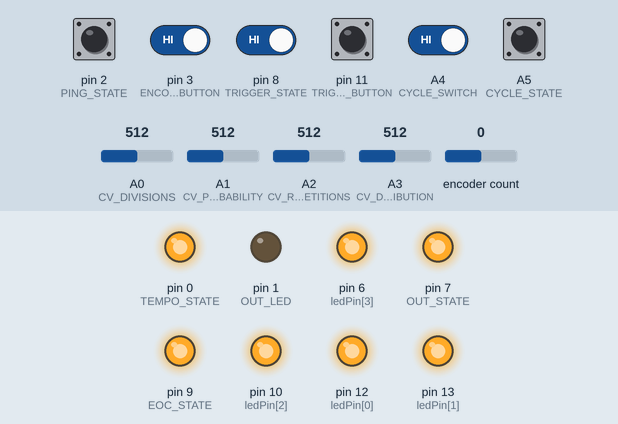
A sketch run on a simulated Arduino Uno, built with avr-gcc and run on an emulated ATmega328P. On the bench: output pins drawn as LEDs (lit = HIGH). Inputs (shaded band) come from the test bench; at power-on: A4 (CYCLE_SWITCH), A5 (CYCLE_STATE), pin 2 (PING_STATE), pin 3 (ENCODER_BUTTON), pin 8 (TRIGGER_STATE), pin 11 (TRIGGER_BUTTON) HIGH, A0 (CV_DIVISIONS) = 512, A1 (CV_PROBABILITY) = 512, A2 (CV_REPETITIONS) = 512, encoder count 0, A3 (CV_DISTRIBUTION) = 512. Random numbers use the default seed unless the sketch sets one.

Above: at 2.9 s.
3.0 s: pin 8 (TRIGGER_STATE) driven LOW and A4 (CYCLE_SWITCH) driven LOW
At 3.42 s:
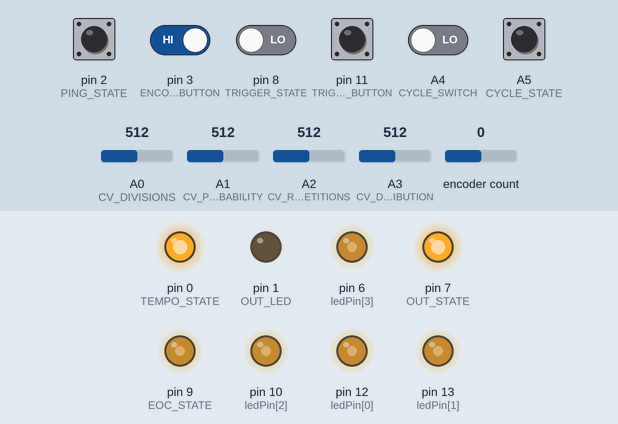
6.0 s: A0 (CV_DIVISIONS) set to 896
7.7 s: A0 (CV_DIVISIONS) set to 923
At 8.3 s:
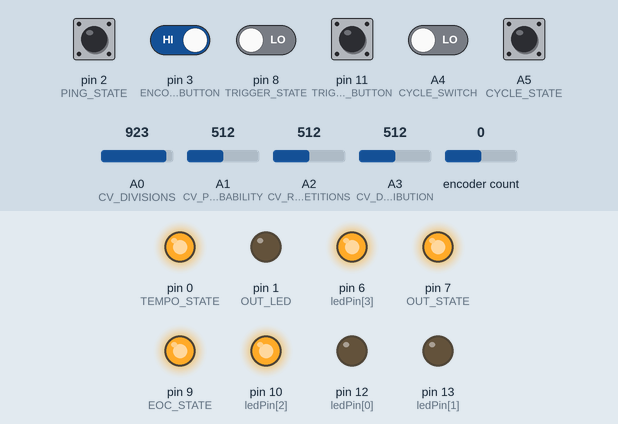
9.9 s: A1 (CV_PROBABILITY) set to 716
At 10.5 s:
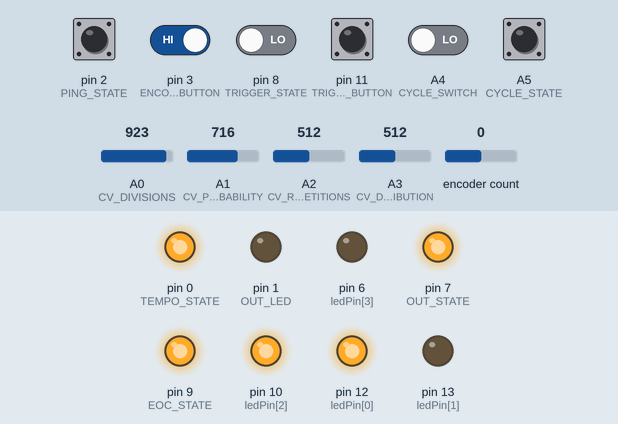
12.1 s: A2 (CV_REPETITIONS) set to 716
At 12.9 s:
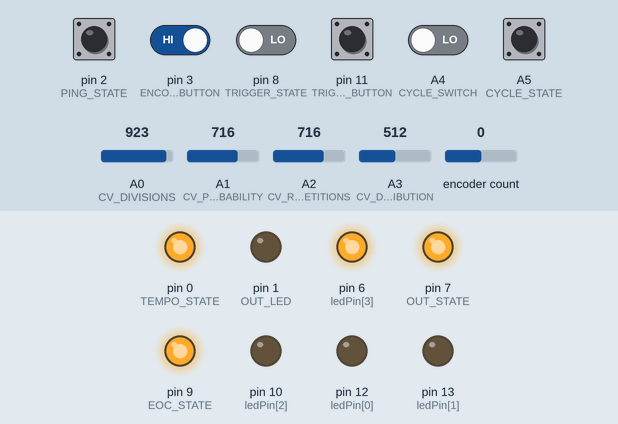
13.6 s: encoder count set to 4
Timing chart, 0 to 16.1 s (numbered marks = the images above; inputs shaded):
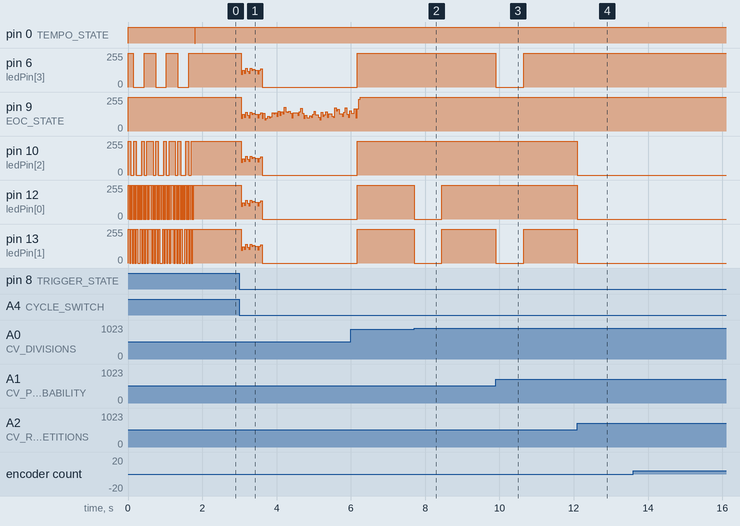

The sketch:

BURST.ino
```cpp
/************************************
   BURST 1.1 - BEFACO
   written by Eloi Flores and Jeremy Bernstein

   NOTES, KNOWN BUGS and IMPROVEMENTS :

   When cycle on, no trigger, and external ping. There is a process to resync the burst with the ping, because if not the burst is not in phase with the ping.
   This is done taking the difference time between the cycle and the moment when the trigger button has been pressed.
   A proportion is calculated when the trigger button is pressed to provide the position of the trigger in relation with the time window.
   This calculation uses float, known as the evil datatype in terms of processing consume. Another way to do that?

   The resync doesn't work properly with the combination of :
   - Distribution   o     o    o   o  o oo
   - Small amount of repetitions (depending on tempo but 8 7 or less; as lower tempo, the amount of repetitions where we have de-sync is higher)

   Testing the module we noticed that an attenuator in the quantity input could be very useful.
   One solution could be to use [encoder + encoder button hold] to adjust this attenuationof quantity CV in 32 steps.


   At high frequencies there is a gap at the end of the burst
 */

///////////////// LIBRARIES

#include "DebugUtils.h" // <- DEBUG define in here
// #define ENC_DECODER (1 << 2)
#include <ClickEncoder.h>
#include <EEPROM.h>
#include <TimerOne.h>
#define BOUNCE_LOCK_OUT // use lock out method for better response
#include <Bounce2.h>

///////////////// PIN DEFINITIONS

////// ANALOG INS

#define CV_DIVISIONS    A0
#define CV_PROBABILITY  A1
#define CV_REPETITIONS  A2
#define CV_DISTRIBUTION A3

////// DIGITAL INS

#define CYCLE_SWITCH    A4
#define CYCLE_STATE     A5

#define PING_STATE      2
#define ENCODER_BUTTON  3
#define ENCODER_1       5
#define ENCODER_2       4
#define TRIGGER_STATE   8
#define TRIGGER_BUTTON  11

////// DIGITAL OUTS

#define TEMPO_STATE     0
#define OUT_LED         1
#define OUT_STATE       7
#define EOC_STATE       9

const int ledPin[4] = { 12, 13, 10, 6 };

////// Encoder

ClickEncoder *encoder;
int16_t encoderValue, lastEncoderValue;

void timerIsr()
{
  encoder->service();
}

////// VARIABLES

// tempo and counters
unsigned long masterClock = 0;             /// the master clock is the result of averaged time of ping input or encoder button
unsigned long masterClock_Temp = 0;        /// we use the temp variables to avoid the parameters change during a burst execution
unsigned long clockDivided = 0;            /// the result of div/mult the master clock depending on the div/mult potentiometer/input
unsigned long clockDivided_Temp = 0;            /// we use the temp variables to avoid the parameters change during a burst execution

float timePortions = 0;                      /// the linear portions of time depending on clock divided and number of repetitions in the burst. if the distribution is linear this will give us the duration of every repetition.
/// if it is not linear it will be used to calculate the distribution
float timePortions_Temp = 0;                 /// we use the temp variables to avoid the parameters change during a burst execution

unsigned long firstBurstTime = 0;         /// the moment when the burst start
unsigned long burstTimeStart = 0;         /// the moment when the burst start
unsigned long burstTimeAccu = 0;          /// the accumulation of all repetitions times since the burst have started

unsigned long repetitionRaiseStart = 0;       /// the time when the previous repetition pulse have raised

byte repetitionCounter = 0;            /// the current repetition number since the burst has started

unsigned long elapsedTimeSincePrevRepetition = 0;               /// the difference between previous repetition time and current repetition time. the difference between one repetition and the next one
unsigned long elapsedTimeSincePrevRepetitionNew = 0;           /// the position of the new repetition inside the time window
unsigned long elapsedTimeSincePrevRepetitionOld = 0;           /// the position of the previous repetition inside the time window

unsigned long ledQuantityTime = 0;        /// time counter used to turn off the led when we are chosing the number of repetitions with the encoder
unsigned long ledParameterTime = 0;        /// time counter used to turn off the led when we are chosing the number of repetitions with the encoder

bool inEoc = false;
bool wantsEoc = false;
unsigned long eocCounter = 0;              /// a counter to turn off the eoc led and the eoc output

//    divisions
int divisions;                            //// value of the time division or the time multiplier
int divisions_Temp = 0;
int divisionCounter = 0;

unsigned long triggerButtonPressedTime = 0;

////// Repetitions

#define MAX_REPETITIONS 32                  /// max number of repetitions

byte repetitions = 1;                       /// number of repetitions
byte repetitionsOld = 1;
byte repetitions_Temp = 1;                  /// temporal value that adds the number of repetitions in the encoder and the number number added by the cv quantity input
byte repetitionsEncoder = 0;
byte repetitionsEncoder_Temp = 0;

///// Random
int randomPot = 0;
int randomPot_Temp = 0;

///// Distribution
enum {
  DISTRIBUTION_SIGN_NEGATIVE = 0,
  DISTRIBUTION_SIGN_POSITIVE = 1,
  DISTRIBUTION_SIGN_ZERO = 2
};

float distribution = 0;
byte distributionSign = DISTRIBUTION_SIGN_POSITIVE;
float distributionIndexArray[9];       /// used to calculate the position of the repetitions
int curve = 5;                         /// the curved we apply to the  pow function to calculate the distribution of repetitions
float distribution_Temp = 0;
byte distributionSign_Temp = DISTRIBUTION_SIGN_POSITIVE;

//// Trigger
uint8_t triggerButtonState = LOW;           /// the trigger button
bool triggered = false;                        /// the result of both trigger button and trigger input
bool triggerFirstPressed = 0;

// #define DELAYED_TRIGGER // uncomment to enable delay from trigger time to actual burst start (for dig. modules where CV is updated after gate)

#ifdef DELAYED_TRIGGER
#define DELAYED_TRIGGER_MS (2)
unsigned long triggerTime = 0;
#endif

//// Cycle
bool cycleSwitchState = 0;             /// the cycle switch
bool cycleInState = 0;                 /// the cycle input
bool cycle = false;                    /// the result of both cycle switch and cycle input
bool resetPhase = false;

/// ping
byte pingInState = 0;

/// output
bool outputState = LOW;

bool recycle = false;     // recycle = start a new burst within a set of bursts (mult)
bool resync = false;      // resync = start a new burst, but ensure that we're correctly phased

//// encoder button and tap tempo
byte encoderButtonState = 0;
unsigned long tempoTic = 0;       // the PREVIOUS tempo tick
unsigned long tempoTic_Temp = 0;  // the NEXT tempo tick
unsigned long tempoTimer = 0;
unsigned long tempoTimer_Temp = 0;

byte disableFirstClock = 0; // backward since we can't assume that there's anything saved on the EEPROM
byte probabilityAffectsEOC = 0;
byte silentBurst = false;

enum {
  RETRIGGER = 0,
  NO_RETRIGGER = 1
};
byte retriggerMode = RETRIGGER;

Bounce bounce;

bool wantsMoreBursts = HIGH;

void setup()
{
  //// remove to activate TEMPO_STATE and OUT_LED
#ifdef DEBUG
  Serial.begin(9600);
  Serial.println("HOLA");
#endif

  /// Encoder
  encoder = new ClickEncoder(ENCODER_2, ENCODER_1, ENCODER_BUTTON);
  encoder->setAccelerationEnabled(0);

  Timer1.initialize(1000);
  Timer1.attachInterrupt(timerIsr);

  // Encoder pins
  pinMode (ENCODER_1, INPUT_PULLUP);
  pinMode (ENCODER_2, INPUT_PULLUP);

  pinMode (CYCLE_SWITCH, INPUT_PULLUP);
  pinMode (CYCLE_STATE, INPUT_PULLUP);
  pinMode (PING_STATE, INPUT_PULLUP);
  pinMode (TRIGGER_STATE, INPUT_PULLUP);
  pinMode (TRIGGER_BUTTON, INPUT_PULLUP);
  pinMode (ENCODER_BUTTON, INPUT_PULLUP);

  pinMode (TEMPO_STATE, OUTPUT);
  digitalWrite (TEMPO_STATE, HIGH);

  pinMode (OUT_LED, OUTPUT);

  pinMode (OUT_STATE, OUTPUT);
  digitalWrite(OUT_STATE, HIGH);

  pinMode (EOC_STATE, OUTPUT);
  digitalWrite(EOC_STATE, HIGH);

  bounce.interval(10); // debounce 10ms
  bounce.attach(TRIGGER_BUTTON);

  createDistributionIndex();

  for (int i = 0; i < 4; i++) {
    pinMode(ledPin[i], OUTPUT);
  }

  masterClock = (EEPROM.read(0) & 0xff) + (((long)EEPROM.read(1) << 8) & 0xff00) +
                (((long)EEPROM.read(2) << 16) & 0xff0000) +
                (((long)EEPROM.read(3) << 24) & 0xff000000);
  if (masterClock < 1) masterClock = 120;
  masterClock_Temp = masterClock;

  repetitions = EEPROM.read(4);
  repetitions = constrain(repetitions, 1, MAX_REPETITIONS);

  disableFirstClock = EEPROM.read(5);

  repetitions_Temp = repetitions;
  repetitionsOld = repetitions;
  repetitionsEncoder = repetitions;
  repetitionsEncoder_Temp = repetitions;

  retriggerMode = EEPROM.read(14);
  probabilityAffectsEOC = EEPROM.read(15);

  if (!checkCalibrationMode()) {
    doLightShow();
  }

  readCycle();
  if (cycle == HIGH) {
    triggered = triggerFirstPressed = HIGH;
  }

  readDivision(0);
  calcTimePortions();
}

void loop()
{
  unsigned long currentTime = millis();
  unsigned long nextSyncPoint = firstBurstTime + ((divisions > 0) ? clockDivided : masterClock);

  if (burstTimeStart && firstBurstTime && cycle == HIGH && currentTime >= nextSyncPoint) { // force resync + tempo adjustment
    currentTime = nextSyncPoint; // spoof the current time so that we always remain in sync with the tempo
    triggered = triggerFirstPressed = HIGH;
    wantsEoc = true;
  }

  ///// we read the values and pots and inputs, and store the time difference between ping clock and trigger
  if ((triggered == HIGH && triggerFirstPressed == HIGH)
    || (resetPhase == true && currentTime >= tempoTic_Temp))
  {
    if (wantsEoc) {
      enableEOC(currentTime);
    }
    repetitionCounter = 0;

    if (repetitionsEncoder != repetitionsEncoder_Temp) {
      repetitionsEncoder = repetitionsEncoder_Temp;
      EEPROM.write(4, repetitionsEncoder);
    }
    triggerFirstPressed = LOW;

#ifndef DELAYED_TRIGGER
    doResync(currentTime);
    wantsMoreBursts = HIGH;
    startBurstInit(currentTime);
    resetPhase = false;
#endif
  }

#ifdef DELAYED_TRIGGER
  if (triggerTime && currentTime >= triggerTime + DELAYED_TRIGGER_MS) { // 2ms delay by default
    doResync(triggerTime);
    wantsMoreBursts = HIGH;
    startBurstInit(triggerTime);
    triggerTime = 0;
  }
#endif

  calculateClock(currentTime); // we read the ping in and the encoder button to get : master clock, clock divided and timePortions
  readTrigger(currentTime); // we read the trigger input and the trigger button to see if it is HIGH or LOW, if it is HIGH and it is the first time it is.
  readRepetitions(currentTime); // we read the number of repetitions in the encoder, we have to attend this process often to avoid missing encoder tics.

  readDivision(currentTime);
  readDistribution(currentTime);
  readRandom(currentTime);

  handleEOC(currentTime, 30);
  handleLEDs(currentTime);

  // do this before cycle resync
  handlePulseDown(currentTime);
  handlePulseUp(currentTime);

  if (burstTimeStart && cycle == HIGH) { // CYCLE ON
    if (recycle
          // ensure that the current cycle is really over
        && (currentTime >= (burstTimeStart + clockDivided))
          // ensure that the total burst (incl mult) is really over
        && (!resync || currentTime >= (firstBurstTime + masterClock)))
    {
      if (resync) {
        if (repetitionsEncoder != repetitionsEncoder_Temp) {
          repetitionsEncoder = repetitionsEncoder_Temp;
          EEPROM.write(4, repetitionsEncoder);
        }
        doResync(currentTime);
      }
      startBurstInit(currentTime);
    }
  }
  else if (!burstTimeStart || cycle == LOW) {
    if (currentTime >= tempoTic_Temp) { // ensure that the timer advances
      doResync(currentTime);
    }
  }
  handleTempo(currentTime);
}
```

DebugUtils.cpp
```cpp
#include "DebugUtils.h"

#ifdef DEBUG
void serialPrintf(const char *fmt, ...)
{
  char buf[128];
  va_list args;
  va_start(args, fmt );
  vsnprintf(buf, sizeof(buf), fmt, args);
  va_end(args);
  Serial.print(buf);
}

void printDouble(double val, unsigned int precision)
{
  // prints val with number of decimal places determine by precision
  // NOTE: precision is 1 followed by the number of zeros for the desired number of decimial places
  // example: printDouble( 3.1415, 100); // prints 3.14 (two decimal places)

   Serial.print(int(val));  //prints the int part
   Serial.print("."); // print the decimal point
   unsigned int frac;
   if(val >= 0)
       frac = (val - int(val)) * precision;
   else
       frac = (int(val) - val) * precision;
   Serial.println(frac,DEC);
}
#endif
```

DebugUtils.h
```cpp
// DebugUtils.h

#include <Arduino.h>
#include <stdarg.h>

// #define DEBUG

void serialPrintf(const char *fmt, ...) __attribute__((format(printf, 1, 2)));
void printDouble(double val, unsigned int precision);

#ifdef DEBUG
#define SERIAL_PRINTLN(msg, ...) \
	serialPrintf(msg "\n", ##__VA_ARGS__)
#else
#define SERIAL_PRINTLN(msg, ...)
#endif
```

Source omitted: functions.ino (26038 bytes)

Measured:
- the behaviour switches between 904 and 905 on A0 (CV_DIVISIONS) (found by bisection; images 1 and 2)
- after the input at 7.7 s, pin 12 (ledPin[0]), pin 13 (ledPin[1]): 255/255 → 0/255 at once, → 255/255 0.75 s later
- after the input at 9.9 s, pin 6 (ledPin[3]), pin 13 (ledPin[1]): 255/255 → 0/255 at once, → 255/255 0.75 s later
- after the input at 12.1 s, pin 10 (ledPin[2]), pin 12 (ledPin[0]), pin 13 (ledPin[1]): 255/255 → 0/255 at once
